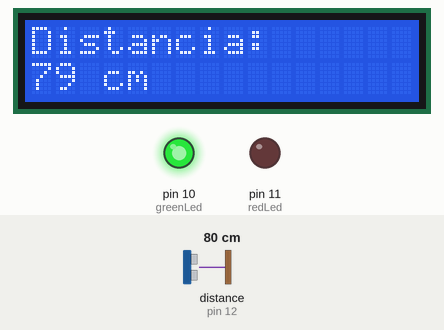
The sketch below on a simulated Arduino Uno, built with avr-gcc and run on an emulated ATmega328P. Shown: 16×2 character LCD, output pins drawn as LEDs (lit = HIGH). Wiring (inferred from the names in the program): ultrasonic range finder: trigger pin 13; echo pin 12. The test bench sets the inputs (shaded band); at power-on: distance to the obstacle (sensor on pin 12) 80 cm. The echo pulse lasts 58.3 µs per cm; pins used as bus, display or sensor lines are not drawn; what the sketch prints to the serial monitor is not drawn.

Above: at 1.2 s.
1.3 s: distance to the obstacle (sensor on pin 12) set to 6 cm
At 2.2 s:
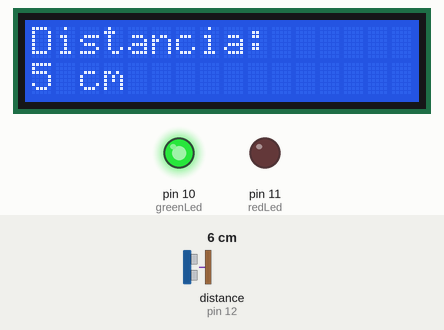
3.0 s: distance to the obstacle (sensor on pin 12) set to 3 cm
At 3.7 s:
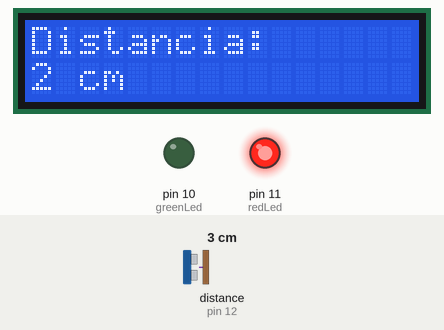
4.6 s: distance to the obstacle (sensor on pin 12) set to 120 cm
At 5.4 s:
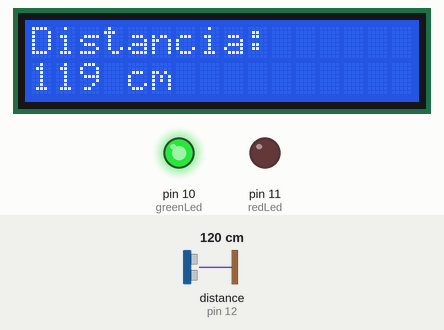
Timing chart, 0 to 7.6 s (numbered marks = the images above; inputs shaded):
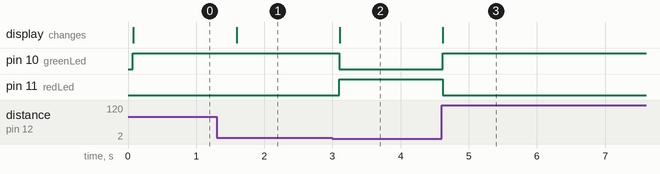

Measured:
- the behaviour switches between 5 and 4 cm on distance to the obstacle (sensor on pin 12) (found by bisection; images 1 and 2)
- after the input at 1.3 s, the display: changes after 0.29 s (image 1)
- after the input at 3.0 s, pin 10 (greenLed): HIGH → LOW after 0.10 s; pin 11 (redLed): LOW → HIGH after 0.10 s; the display: changes after 0.10 s (image 2)
- after the input at 4.6 s, pin 10 (greenLed): LOW → HIGH at once; pin 11 (redLed): HIGH → LOW at once; the display: changes at once (image 3)

The sketch:

proximity_sensor_lcd.ino
```cpp
/*
HC-SR04 Ping distance sensor]
VCC to arduino 5v GND to arduino GND
Echo to Arduino pin 13 Trig to Arduino pin 12
Red POS to Arduino pin 11
Green POS to Arduino pin 10
560 ohm resistor to both LED NEG and GRD power rail
More info at: http://www.trollmaker.com/article3/arduino-and-hc-sr04-ultrasonic-sensor
Original code improvements to the Ping sketch sourced from Trollmaker.com
Some code and wiring inspired by http://en.wikiversity.org/wiki/User:Dstaub/robotcar
*/

#include <LiquidCrystal.h>
LiquidCrystal lcd(9,8,5,4,3,2);

#define trigPin 13
#define echoPin 12

#define redLed 11
#define greenLed 10

#define minDistance 4
#define maxDistance 100

void setup() {
  Serial.begin (9600);
  pinMode(trigPin, OUTPUT);
  pinMode(echoPin, INPUT);
  pinMode(redLed, OUTPUT);
  pinMode(greenLed, OUTPUT);

  //Inicializamos la pantalla
   lcd.begin(16, 2);
   lcd.clear();
   lcd.print("Distancia:");
}

void printDistance(int distance){
  Serial.print(distance);
  Serial.println(" cm");

  //Borro las letras antes de escribir
  lcd.setCursor(0,1);
  lcd.print("           ");
  lcd.setCursor(0,1);

  lcd.print(distance);
  lcd.print(" cm");
}
void loop() {
  lcd.setCursor(0,1);

  long duration, distance;
  digitalWrite(trigPin, LOW);
  delayMicroseconds(2);
  digitalWrite(trigPin, HIGH);
  delayMicroseconds(10);
  digitalWrite(trigPin, LOW);
  duration = pulseIn(echoPin, HIGH);
  //The Pace of Sound is approximately 29.1 microseconds per centimetre.
  distance = (duration/2) / 29.1;

  if (distance < minDistance) {
    digitalWrite(redLed,HIGH);
    digitalWrite(greenLed,LOW);
  } else {
    digitalWrite(redLed,LOW);
    digitalWrite(greenLed,HIGH);
  }

  if (distance >= maxDistance || distance <= 0){
    Serial.println("Out of range");
  }
    printDistance(distance);

  delay(500);
}
```
